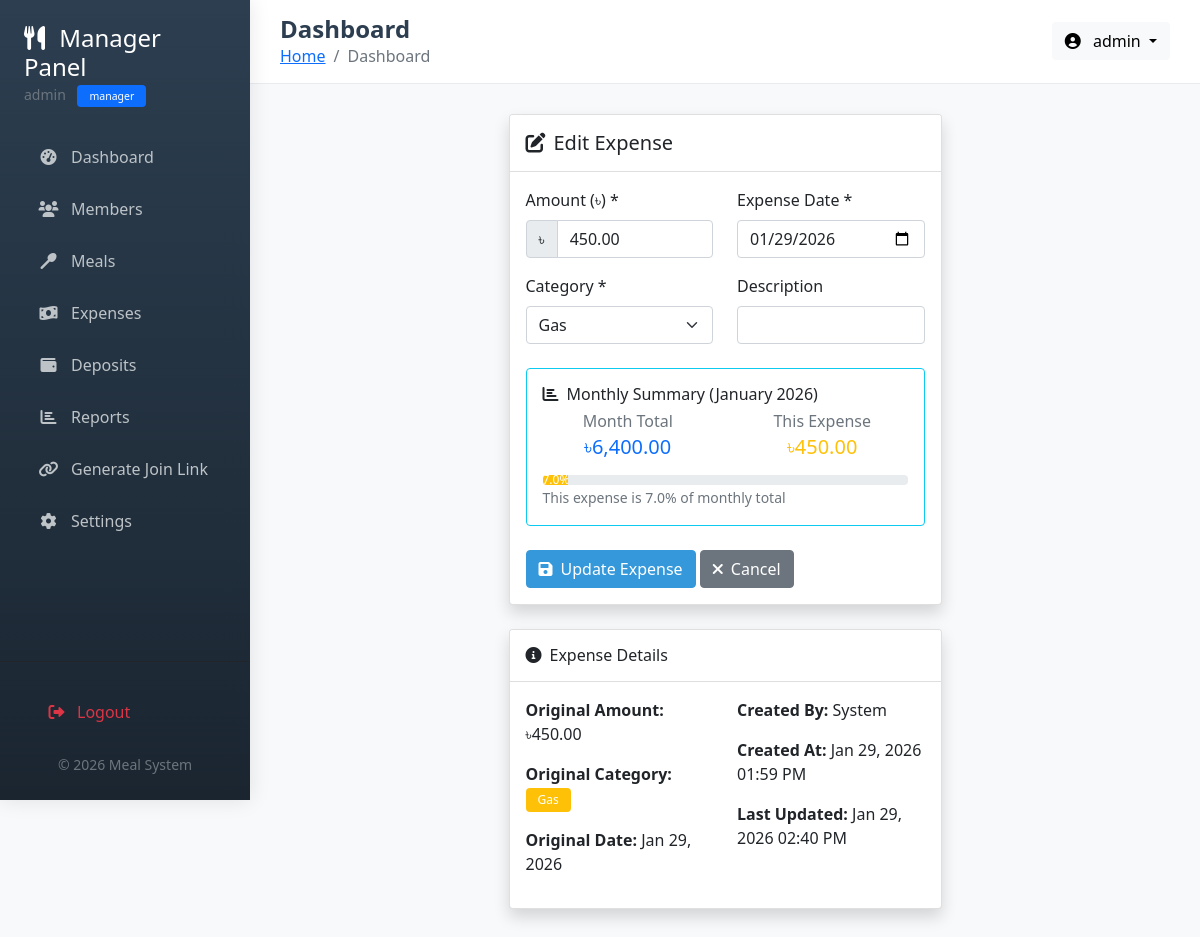
/manager/edit_expense.php?id=18 (signed in), run on the app's committed database.
### tables this page shows
CREATE TABLE IF NOT EXISTS expenses (
    expense_id INT PRIMARY KEY AUTO_INCREMENT,
    amount DECIMAL(10,2) NOT NULL,
    category ENUM('Rice', 'Fish', 'Meat', 'Vegetables', 'Gas', 'Internet', 'Utility', 'Others') NOT NULL DEFAULT 'Others',
    description TEXT,
    expense_date DATE NOT NULL,
    created_by INT NOT NULL,
    created_at TIMESTAMP DEFAULT CURRENT_TIMESTAMP,
    INDEX idx_expense_date (expense_date),
    INDEX idx_category (category),
    FOREIGN KEY (created_by) REFERENCES users(user_id) ON DELETE CASCADE
);

### config/database.php (called while the page is built, shortened)
<?php
function getConnection() {
    static $conn = null;
    if ($conn === null) {
        $conn = mysqli_connect(DB_HOST, DB_USER, DB_PASS);
        mysqli_set_charset($conn, "utf8mb4");
    }
    return $conn;
}
?>

### includes/functions.php (called while the page is built, shortened)
<?php
require_once __DIR__ . '/../config/database.php';
class Functions {
    public function formatCurrency($amount) {
        return '৳' . number_format($amount, 2);
    }
    public function formatDate($date_string) {
        return date('M d, Y', strtotime($date_string));
    }
}
?>

### manager/edit_expense.php (the view, shortened to what this page needs)
<?php
require_once '../includes/functions.php';
require_once '../includes/header.php';
$functions = new Functions();
$conn = getConnection();
$expense_id = intval($_GET['id']);
$sql = "SELECT e.*, u.username as created_by_name
        FROM expenses e
        LEFT JOIN users u ON e.created_by = u.user_id
        WHERE e.expense_id = ?";
$stmt = mysqli_prepare($conn, $sql);
mysqli_stmt_bind_param($stmt, "i", $expense_id);
mysqli_stmt_execute($stmt);
$result = mysqli_stmt_get_result($stmt);
$expense = mysqli_fetch_assoc($result);
$categories = ['Rice', 'Fish', 'Meat', 'Vegetables', 'Gas', 'Internet', 'Utility', 'Others'];
$month = date('m', strtotime($expense['expense_date']));
$year = date('Y', strtotime($expense['expense_date']));
$month_start = "$year-$month-01";
$month_end = date('Y-m-t', strtotime($month_start));
$month_sql = "SELECT SUM(amount) as month_total FROM expenses WHERE expense_date BETWEEN ? AND ?";
$month_stmt = mysqli_prepare($conn, $month_sql);
mysqli_stmt_bind_param($month_stmt, "ss", $month_start, $month_end);
mysqli_stmt_execute($month_stmt);
$month_result = mysqli_stmt_get_result($month_stmt);
$month_total = mysqli_fetch_assoc($month_result);
?>
<div class="row">
    <div class="col-lg-6 mx-auto">
        <div class="card shadow">
            <div class="card-header bg-white py-3">
                <h5 class="mb-0"><i class="fas fa-edit me-2"></i>Edit Expense</h5>
            </div>
            <div class="card-body">
                <form method="POST" action="">
                    <div class="row mb-3">
                        <div class="col-md-6">
                            <label for="amount" class="form-label">Amount (৳) *</label>
                            <div class="input-group">
                                <span class="input-group-text">৳</span>
                                <input type="number" class="form-control" id="amount" name="amount"
                                       step="0.01" min="0.01" value="<?php echo $expense['amount']; ?>" required>
                            </div>
                        </div>
                        <div class="col-md-6">
                            <label for="expense_date" class="form-label">Expense Date *</label>
                            <input type="date" class="form-control" id="expense_date" name="expense_date"
                                   value="<?php echo $expense['expense_date']; ?>" required>
                        </div>
                    </div>
                    <div class="row mb-4">
                        <div class="col-md-6">
                            <label for="category" class="form-label">Category *</label>
                            <select class="form-select" id="category" name="category" required>
                                <?php foreach ($categories as $cat): ?>
                                <option value="<?php echo $cat; ?>"
                                        <?php echo $expense['category'] == $cat ? 'selected' : ''; ?>>
                                    <?php echo $cat; ?>
                                </option>
                                <?php endforeach; ?>
                            </select>
                        </div>
                        <div class="col-md-6">
                            <label for="description" class="form-label">Description</label>
                            <input type="text" class="form-control" id="description" name="description"
                                   value="<?php echo htmlspecialchars($expense['description']); ?>">
                        </div>
                    </div>
                    <div class="card border-info mb-4">
                        <div class="card-body">
                            <h6><i class="fas fa-chart-bar me-2"></i>Monthly Summary (<?php echo date('F Y', strtotime($expense['expense_date'])); ?>)</h6>
                            <div class="row">
                                <div class="col-6">
                                    <div class="text-center">
                                        <h6 class="text-muted mb-1">Month Total</h6>
                                        <h5 class="text-primary"><?php echo $functions->formatCurrency($month_total['month_total'] ?: 0); ?></h5>
                                    </div>
                                </div>
                                <div class="col-6">
                                    <div class="text-center">
                                        <h6 class="text-muted mb-1">This Expense</h6>
                                        <h5 class="text-warning"><?php echo $functions->formatCurrency($expense['amount']); ?></h5>
                                    </div>
                                </div>
                            </div>
                            <?php if ($month_total['month_total'] > 0): ?>
                            <div class="mt-2">
                                <div class="progress" style="height: 10px;">
                                    <?php
                                    $percentage = ($expense['amount'] / $month_total['month_total']) * 100;
                                    ?>
                                    <div class="progress-bar bg-warning" role="progressbar"
                                         style="width: <?php echo $percentage; ?>%;"
                                         aria-valuenow="<?php echo $percentage; ?>"
                                         aria-valuemin="0" aria-valuemax="100">
                                        <?php echo number_format($percentage, 1); ?>%
                                    </div>
                                </div>
                                <small class="text-muted">This expense is <?php echo number_format($percentage, 1); ?>% of monthly total</small>
                            </div>
                            <?php endif; ?>
                        </div>
                    </div>
                    <div class="mt-4">
                        <button type="submit" class="btn btn-primary">
                            <i class="fas fa-save me-2"></i>Update Expense
                        </button>
                        <a href="expenses.php" class="btn btn-secondary">
                            <i class="fas fa-times me-2"></i>Cancel
                        </a>
                    </div>
                </form>
            </div>
        </div>
        <div class="card shadow mt-4">
            <div class="card-header bg-white py-3">
                <h6 class="mb-0"><i class="fas fa-info-circle me-2"></i>Expense Details</h6>
            </div>
            <div class="card-body">
                <div class="row">
                    <div class="col-md-6">
                        <p><strong>Original Amount:</strong> <?php echo $functions->formatCurrency($expense['amount']); ?></p>
                        <p><strong>Original Category:</strong>
                            <span class="badge bg-<?php echo getCategoryColor($expense['category']); ?>">
                                <?php echo $expense['category']; ?>
                            </span>
                        </p>
                        <p><strong>Original Date:</strong> <?php echo $functions->formatDate($expense['expense_date']); ?></p>
                    </div>
                    <div class="col-md-6">
                        <p><strong>Created By:</strong> <?php echo $expense['created_by_name'] ?: 'System'; ?></p>
                        <p><strong>Created At:</strong> <?php echo date('M d, Y h:i A', strtotime($expense['created_at'])); ?></p>
                        <?php if ($expense['created_at'] != $expense['updated_at']): ?>
                        <p><strong>Last Updated:</strong> <?php echo date('M d, Y h:i A', strtotime($expense['updated_at'])); ?></p>
                        <?php endif; ?>
                    </div>
                </div>
            </div>
        </div>
    </div>
</div>
<?php
function getCategoryColor($category) {
    $colors = [
        'Rice' => 'primary',
        'Fish' => 'info',
        'Meat' => 'danger',
        'Vegetables' => 'success',
        'Gas' => 'warning',
        'Internet' => 'secondary',
        'Utility' => 'dark',
        'Others' => 'light'
    ];
    return $colors[$category] ?? 'light';
}
?>
<?php
require_once '../includes/footer.php';
?>

### includes/header.php (style rules this page uses)
:root { --primary-color: #2c3e50; --secondary-color: #3498db; --success-color: #27ae60; --warning-color: #f39c12; --danger-color: #e74c3c; }
body { font-family: 'Segoe UI', Tahoma, Geneva, Verdana, sans-serif; background-color: #f8f9fa; min-height: 100vh; }
.btn-primary { background-color: var(--secondary-color); border-color: var(--secondary-color); }
.badge { padding: 6px 12px; font-weight: 500; }

### data on the page
expenses: amount "450.00", expense_date "01/29/2026", category "Gas", expense_date "January 2026", amount "৳450.00", expense_date "Jan 29, 2026", created_at "Jan 29, 2026 01:59 PM", updated_at "Jan 29, 2026 02:40 PM"

### other printed values
$_SESSION['username'] "admin"
$_SESSION['role'] "manager"
$page_title "Dashboard"
$functions->formatCurrency($month_total['month_total'] ?: 0) "৳6,400.00"
$percentage "7.0"
$expense['created_by_name'] ?: 'System' "System"
